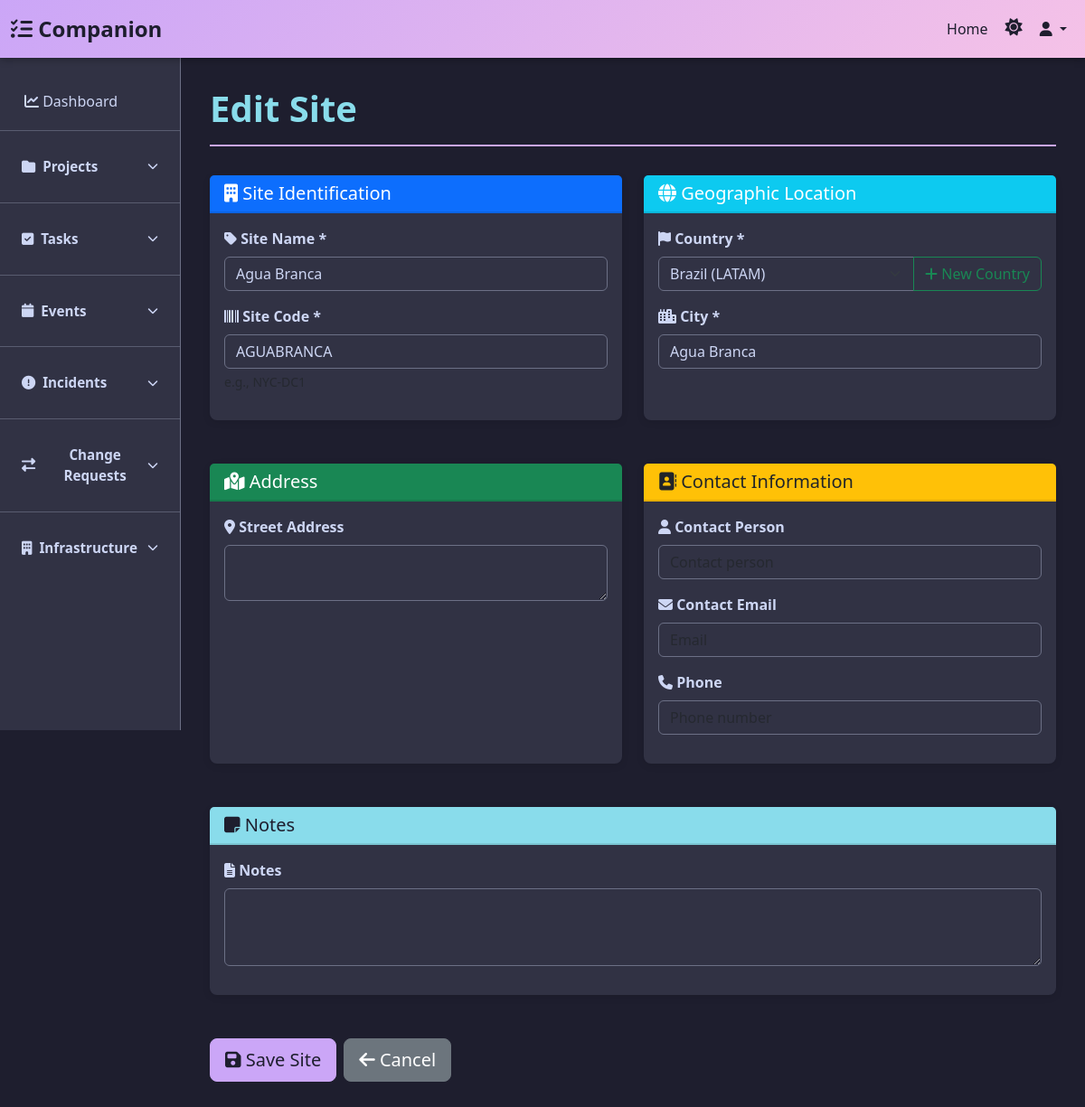
Screenshot of /infrastructure/sites/3/edit/ with the database file from the repository.
### inframan/models.py (models this page shows, shortened)
class Site(models.Model):
    name = models.CharField(max_length=255, unique=True)
    code = models.CharField(max_length=20, unique=True)
    country = models.ForeignKey(Country, on_delete=models.PROTECT, related_name='sites')
    city = models.CharField(max_length=100)
    address = models.TextField(blank=True, null=True)
    phone = models.CharField(max_length=20, blank=True, null=True)
    contact_person = models.CharField(max_length=255, blank=True, null=True)
    contact_email = models.EmailField(blank=True, null=True)
    notes = models.TextField(blank=True, null=True)
    created_at = models.DateTimeField(auto_now_add=True)
    updated_at = models.DateTimeField(auto_now=True)
    class Meta:
        ordering = ['name']
        verbose_name = 'Site'
        verbose_name_plural = 'Sites'

### inframan/views.py (the view)
# urls.py: path('sites/<int:pk>/edit/', views.site_edit, name='site_edit'),
def site_edit(request, pk):
    site = get_object_or_404(Site, pk=pk)
    if request.method == 'POST':
        form = SiteForm(request.POST, instance=site)
        if form.is_valid():
            form.save()
            messages.success(request, 'Site updated successfully!')
            return redirect('inframan:site_detail', pk=site.pk)
    else:
        form = SiteForm(instance=site)
    return render(request, 'inframan/site_form.html', {'form': form, 'site': site, 'title': 'Edit Site'})

### inframan/forms.py
class SiteForm(forms.ModelForm):
    class Meta:
        model = Site
        fields = ['name', 'code', 'country', 'city', 'address', 'phone', 'contact_person', 'contact_email', 'notes']
        widgets = {
            'name': forms.TextInput(attrs={'class': 'form-control', 'placeholder': 'Site name'}),
            'code': forms.TextInput(attrs={'class': 'form-control', 'placeholder': 'e.g., NYC-DC1'}),
            'country': forms.Select(attrs={'class': 'form-select'}),
            'city': forms.TextInput(attrs={'class': 'form-control', 'placeholder': 'City'}),
            'address': forms.Textarea(attrs={'class': 'form-control', 'rows': 2}),
            'phone': forms.TextInput(attrs={'class': 'form-control', 'placeholder': 'Phone number'}),
            'contact_person': forms.TextInput(attrs={'class': 'form-control', 'placeholder': 'Contact person'}),
            'contact_email': forms.EmailInput(attrs={'class': 'form-control', 'placeholder': 'Email'}),
            'notes': forms.Textarea(attrs={'class': 'form-control', 'rows': 3}),
        }

### inframan/models.py (called while the page is built)
    def __str__(self):
        return f"{self.name} ({self.region.code})"

### templates/inframan/site_form.html (shortened to what this page needs)
{% extends 'shiro/base.html' %}
{% block content %}
<div class="page-header">
    <h1>{{ title }}</h1>
</div>
<form method="post" novalidate>
    <div class="row">
        <div class="col-lg-6 mb-4">
            <div class="card">
                <div class="card-header bg-primary text-white">
                    <h5 class="mb-0"><i class="fas fa-building"></i> Site Identification</h5>
                </div>
                <div class="card-body">
                    <div class="mb-3">
                        <label for="{{ form.name.id_for_label }}" class="form-label">
                            <i class="fas fa-tag"></i> Site Name *
                        </label>
                        {{ form.name }}
                    </div>
                    <div class="mb-3">
                        <label for="{{ form.code.id_for_label }}" class="form-label">
                            <i class="fas fa-barcode"></i> Site Code *
                        </label>
                        {{ form.code }}
                        <small class="form-text text-muted d-block mt-1">e.g., NYC-DC1</small>
                    </div>
                </div>
            </div>
        </div>
        <div class="col-lg-6 mb-4">
            <div class="card">
                <div class="card-header bg-info text-white">
                    <h5 class="mb-0"><i class="fas fa-globe"></i> Geographic Location</h5>
                </div>
                <div class="card-body">
                    <div class="mb-3">
                        <label for="{{ form.country.id_for_label }}" class="form-label">
                            <i class="fas fa-flag"></i> Country *
                        </label>
                        <div class="input-group">
                            {{ form.country }}
                            <a href="{% url 'inframan:country_create' %}?next={{ request.path|urlencode }}" class="btn btn-outline-success" title="Add a new country">
                                <i class="fas fa-plus"></i> New Country
                            </a>
                        </div>
                    </div>
                    <div class="mb-3">
                        <label for="{{ form.city.id_for_label }}" class="form-label">
                            <i class="fas fa-city"></i> City *
                        </label>
                        {{ form.city }}
                    </div>
                </div>
            </div>
        </div>
        <div class="col-lg-6 mb-4">
            <div class="card">
                <div class="card-header bg-success text-white">
                    <h5 class="mb-0"><i class="fas fa-map-marked-alt"></i> Address</h5>
                </div>
                <div class="card-body">
                    <div class="mb-3">
                        <label for="{{ form.address.id_for_label }}" class="form-label">
                            <i class="fas fa-location-dot"></i> Street Address
                        </label>
                        {{ form.address }}
                    </div>
                </div>
            </div>
        </div>
        <div class="col-lg-6 mb-4">
            <div class="card">
                <div class="card-header bg-warning text-dark">
                    <h5 class="mb-0"><i class="fas fa-address-book"></i> Contact Information</h5>
                </div>
                <div class="card-body">
                    <div class="mb-3">
                        <label for="{{ form.contact_person.id_for_label }}" class="form-label">
                            <i class="fas fa-user"></i> Contact Person
                        </label>
                        {{ form.contact_person }}
                    </div>
                    <div class="mb-3">
                        <label for="{{ form.contact_email.id_for_label }}" class="form-label">
                            <i class="fas fa-envelope"></i> Contact Email
                        </label>
                        {{ form.contact_email }}
                    </div>
                    <div class="mb-3">
                        <label for="{{ form.phone.id_for_label }}" class="form-label">
                            <i class="fas fa-phone"></i> Phone
                        </label>
                        {{ form.phone }}
                    </div>
                </div>
            </div>
        </div>
        <div class="col-lg-12 mb-4">
            <div class="card">
                <div class="card-header" style="background-color: #89dceb; color: #1e1e2e;">
                    <h5 class="mb-0"><i class="fas fa-sticky-note"></i> Notes</h5>
                </div>
                <div class="card-body">
                    <div class="mb-3">
                        <label for="{{ form.notes.id_for_label }}" class="form-label">
                            <i class="fas fa-file-alt"></i> Notes
                        </label>
                        {{ form.notes }}
                    </div>
                </div>
            </div>
        </div>
    </div>
    <div class="row mb-4">
        <div class="col-lg-12">
            <div class="d-flex gap-2">
                <button type="submit" class="btn btn-primary btn-lg">
                    <i class="fas fa-save"></i> Save Site
                </button>
                <a href="javascript:history.back()" class="btn btn-secondary btn-lg">
                    <i class="fas fa-arrow-left"></i> Cancel
                </a>
            </div>
        </div>
    </div>
</form>
{% endblock %}

### templates/shiro/base.html (style rules this page uses)
:root { --dracula-background-light: #f7ede1; --dracula-foreground-light: #2d2a26; --dracula-selection-light: #ffffff; --dracula-comment-light: #8a8378; --dracula-red-light: #e5484d; --dracula-orange-light: #f5822a; --dracula-yellow-light: #d4a017; --dracula-green-light: #2fae5a; --dracula-purple-light: #f5822a; --dracula-cyan-light: #f5822a; --dracula-pink-light: #f5822a; --dracula-background: #1e1e2e; --dracula-foreground: #cdd6f4; --dracula-selection: #313244; --dracula-comment: #6c7086; --dracula-red: #f38ba8; --dracula-orange: #fab387; --dracula-yellow: #f9e2af; --dracula-green: #a6e3a1; --dracula-purple: #cba6f7; --dracula-cyan: #89dceb; --dracula-pink: #f5c2e7; }
body { font-family: 'Segoe UI', Tahoma, Geneva, Verdana, sans-serif; background-color: var(--dracula-background); color: var(--dracula-foreground); transition: background-color 0.3s ease, color 0.3s ease; }
.page-header { margin-bottom: 2rem; padding-bottom: 1rem; border-bottom: 2px solid var(--dracula-purple); }
.page-header h1 { color: var(--dracula-cyan); font-weight: 700; margin: 0; }
.card { border: 1px solid var(--dracula-selection); background-color: var(--dracula-selection); color: var(--dracula-foreground); box-shadow: 0 1px 3px rgba(0,0,0,0.3); border-radius: 0.5rem; transition: all 0.3s ease; margin-bottom: 1.5rem; }
.card-header { background-color: var(--dracula-purple); color: #1e1e2e; border-bottom: 1px solid var(--dracula-pink); font-weight: 600; }
.btn-primary { background-color: var(--dracula-purple); border-color: var(--dracula-purple); color: #1e1e2e; }
.form-control, .form-select { background-color: var(--dracula-selection); color: var(--dracula-foreground); border: 1px solid var(--dracula-comment); }

### templates/inframan/site_form.html (style rules this page uses)
form .row > [class*="col-"] { display: flex; }
.card { transition: all 0.3s ease; border: none; box-shadow: 0 2px 8px rgba(0,0,0,0.1); width: 100%; }
.card-header { font-weight: 600; border-bottom: 2px solid rgba(0,0,0,0.1); }
.form-control, .form-select { border-radius: 6px; border: 1px solid var(--dracula-comment); }
.form-label { font-weight: 600; margin-bottom: 0.5rem; color: var(--dracula-foreground); }

### rows the page displays
Site: name "Agua Branca", code "AGUABRANCA", country "Brazil (LATAM)", city "Agua Branca"

### other values shown
{{ title }} "Edit Site"
